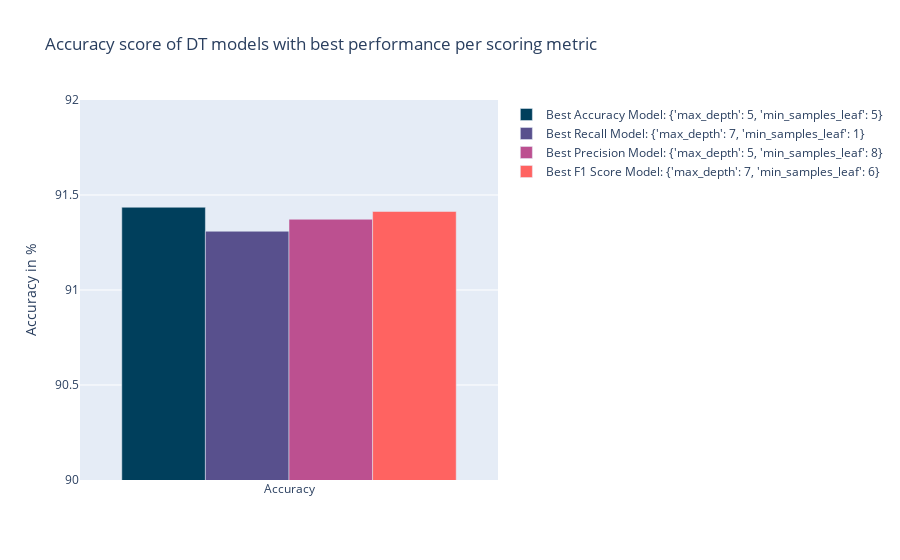
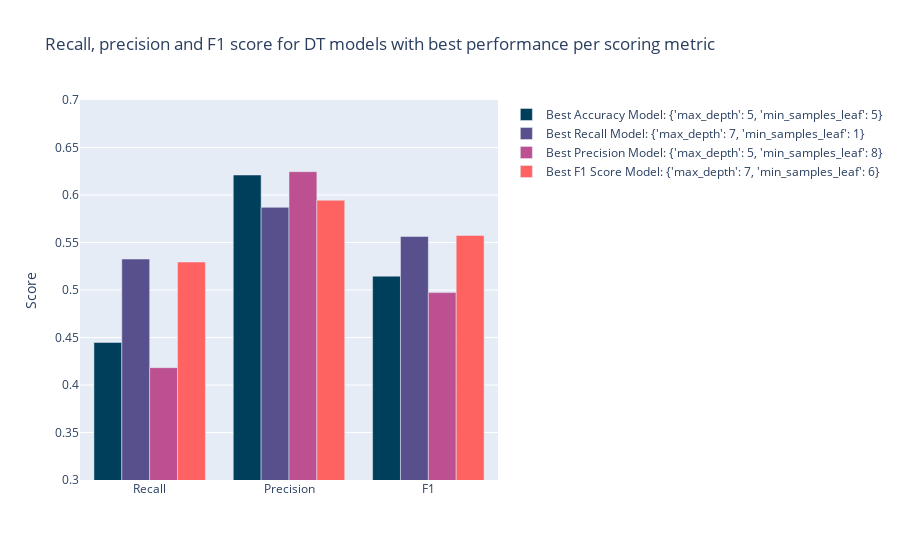

The cell these charts' notebook holds for them, in order:
### Code cell
# Put the results in a dataframe
dtc_results = pd.DataFrame(dtc_optimized.cv_results_)

# Only keep the rows where rank_test_accuracy is 1 or rank_test_f1_score is 1 or rank_test_precision is 1 or rank_test_recall is 1
dtc_results = dtc_results[(dtc_results['rank_test_accuracy'] == 1) | (dtc_results['rank_test_recall'] == 1) | (dtc_results['rank_test_precision'] == 1) | (dtc_results['rank_test_f1_score'] == 1)]

# Print the params column where rank_test_accuracy is 1 as string
params_ofbest_accuracy = str(dtc_results[dtc_results['rank_test_accuracy'] == 1]['params'].values[0])

# Assign the mean_test_accuracy column where rank_test_accuracy is 1 as decimal
accuracy_ofbest_accuracy = dtc_results[dtc_results['rank_test_accuracy'] == 1]['mean_test_accuracy'].values[0]
recall_ofbest_accuracy = dtc_results[dtc_results['rank_test_accuracy'] == 1]['mean_test_recall'].values[0]
precision_ofbest_accuracy = dtc_results[dtc_results['rank_test_accuracy'] == 1]['mean_test_precision'].values[0]
f1_ofbest_accuracy = dtc_results[dtc_results['rank_test_accuracy'] == 1]['mean_test_f1_score'].values[0]

# Assign the params column where rank_test_f1_score is 1 as string
params_ofbest_f1 = str(dtc_results[dtc_results['rank_test_f1_score'] == 1]['params'].values[0])

# Assign the mean_test_f1_score column where rank_test_f1_score is 1 as decimal
accuracy_ofbest_f1 = dtc_results[dtc_results['rank_test_f1_score'] == 1]['mean_test_accuracy'].values[0]
recall_ofbest_f1 = dtc_results[dtc_results['rank_test_f1_score'] == 1]['mean_test_recall'].values[0]
precision_ofbest_f1 = dtc_results[dtc_results['rank_test_f1_score'] == 1]['mean_test_precision'].values[0]
f1_ofbest_f1 = dtc_results[dtc_results['rank_test_f1_score'] == 1]['mean_test_f1_score'].values[0]

# Assign the params column where rank_test_precision is 1 as string
params_ofbest_precision = str(dtc_results[dtc_results['rank_test_precision'] == 1]['params'].values[0])

# Assign the mean_test_precision column where rank_test_precision is 1 as decimal
accuracy_ofbest_precision = dtc_results[dtc_results['rank_test_precision'] == 1]['mean_test_accuracy'].values[0]
recall_ofbest_precision = dtc_results[dtc_results['rank_test_precision'] == 1]['mean_test_recall'].values[0]
precision_ofbest_precision = dtc_results[dtc_results['rank_test_precision'] == 1]['mean_test_precision'].values[0]
f1_ofbest_precision = dtc_results[dtc_results['rank_test_precision'] == 1]['mean_test_f1_score'].values[0]

# Assign the params column where rank_test_recall is 1 as string
params_ofbest_recall = str(dtc_results[dtc_results['rank_test_recall'] == 1]['params'].values[0])

# Assign the mean_test_recall column where rank_test_recall is 1 as decimal
accuracy_ofbest_recall = dtc_results[dtc_results['rank_test_recall'] == 1]['mean_test_accuracy'].values[0]
recall_ofbest_recall = dtc_results[dtc_results['rank_test_recall'] == 1]['mean_test_recall'].values[0]
precision_ofbest_recall = dtc_results[dtc_results['rank_test_recall'] == 1]['mean_test_precision'].values[0]
f1_ofbest_recall = dtc_results[dtc_results['rank_test_recall'] == 1]['mean_test_f1_score'].values[0]

layout = go.Layout(
    #legend=dict(x=0, y=-0.1, orientation='h'),
)

# Create a barchart with all the models and their accuracies
fig = go.Figure(layout=layout)
fig.add_trace(go.Bar(name=f"Best Accuracy Model: {params_ofbest_accuracy}", x=['Accuracy'], y=[accuracy_ofbest_accuracy*100], marker_color='#003f5c'))
fig.add_trace(go.Bar(name=f"Best Recall Model: {params_ofbest_recall}", x=['Accuracy'], y=[accuracy_ofbest_recall*100], marker_color='#58508d'))
fig.add_trace(go.Bar(name=f"Best Precision Model: {params_ofbest_precision}", x=['Accuracy'], y=[accuracy_ofbest_precision*100], marker_color='#bc5090'))
fig.add_trace(go.Bar(name=f"Best F1 Score Model: {params_ofbest_f1}", x=['Accuracy'], y=[accuracy_ofbest_f1*100], marker_color='#ff6361'))
fig.update_layout(title='Accuracy score of DT models with best performance per scoring metric', yaxis_title='Accuracy in %', yaxis_range=[90, 92])
fig.show()

fig = go.Figure(layout=layout)
fig.add_trace(go.Bar(name=f"Best Accuracy Model: {params_ofbest_accuracy}", x=["Recall", "Precision", "F1"], y=[recall_ofbest_accuracy, precision_ofbest_accuracy, f1_ofbest_accuracy], marker_color='#003f5c'))
fig.add_trace(go.Bar(name=f"Best Recall Model: {params_ofbest_recall}", x=["Recall", "Precision", "F1"], y=[recall_ofbest_recall, precision_ofbest_recall, f1_ofbest_recall], marker_color='#58508d'))
fig.add_trace(go.Bar(name=f"Best Precision Model: {params_ofbest_precision}", x=["Recall", "Precision", "F1"], y=[recall_ofbest_precision, precision_ofbest_precision, f1_ofbest_precision], marker_color='#bc5090'))
fig.add_trace(go.Bar(name=f"Best F1 Score Model: {params_ofbest_f1}", x=["Recall", "Precision", "F1"], y=[recall_ofbest_f1, precision_ofbest_f1, f1_ofbest_f1], marker_color='#ff6361'))
fig.update_layout(title='Recall, precision and F1 score for DT models with best performance per scoring metric', yaxis_title='Score', yaxis_range=[0.3, 0.7])
fig.show()

### Figure 1 — Plotly figure (JSON) as saved in the notebook; plotly's stock layout.template omitted (floating-point values rounded to 4 significant figures)
{"data": [{"marker": {"color": "#003f5c"}, "name": "Best Accuracy Model: {'max_depth': 5, 'min_samples_leaf': 5}", "type": "bar", "x": ["Accuracy"], "y": [91.44]}, {"marker": {"color": "#58508d"}, "name": "Best Recall Model: {'max_depth': 7, 'min_samples_leaf': 1}", "type": "bar", "x": ["Accuracy"], "y": [91.31]}, {"marker": {"color": "#bc5090"}, "name": "Best Precision Model: {'max_depth': 5, 'min_samples_leaf': 8}", "type": "bar", "x": ["Accuracy"], "y": [91.37]}, {"marker": {"color": "#ff6361"}, "name": "Best F1 Score Model: {'max_depth': 7, 'min_samples_leaf': 6}", "type": "bar", "x": ["Accuracy"], "y": [91.41]}], "layout": {"title": {"text": "Accuracy score of DT models with best performance per scoring metric"}, "yaxis": {"range": [90, 92], "title": {"text": "Accuracy in %"}}}}

### Figure 2 — Plotly figure (JSON) as saved in the notebook; plotly's stock layout.template omitted (floating-point values rounded to 4 significant figures)
{"data": [{"marker": {"color": "#003f5c"}, "name": "Best Accuracy Model: {'max_depth': 5, 'min_samples_leaf': 5}", "type": "bar", "x": ["Recall", "Precision", "F1"], "y": [0.4448, 0.6211, 0.5146]}, {"marker": {"color": "#58508d"}, "name": "Best Recall Model: {'max_depth': 7, 'min_samples_leaf': 1}", "type": "bar", "x": ["Recall", "Precision", "F1"], "y": [0.5326, 0.587, 0.5564]}, {"marker": {"color": "#bc5090"}, "name": "Best Precision Model: {'max_depth': 5, 'min_samples_leaf': 8}", "type": "bar", "x": ["Recall", "Precision", "F1"], "y": [0.4183, 0.6245, 0.4973]}, {"marker": {"color": "#ff6361"}, "name": "Best F1 Score Model: {'max_depth': 7, 'min_samples_leaf': 6}", "type": "bar", "x": ["Recall", "Precision", "F1"], "y": [0.5295, 0.5945, 0.5575]}], "layout": {"title": {"text": "Recall, precision and F1 score for DT models with best performance per scoring metric"}, "yaxis": {"range": [0.3, 0.7], "title": {"text": "Score"}}}}
